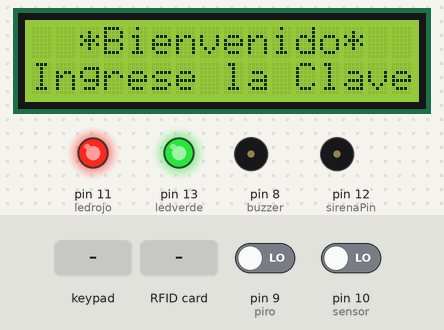
A sketch run on a simulated Arduino Mega 2560, built with avr-gcc and run on an emulated ATmega2560. On the bench: 16×2 character LCD, output pins drawn as LEDs (lit = HIGH), buzzer (waves = sounding, pin HIGH). The test bench sets the inputs (shaded band); at power-on: pin 9 (piro) LOW, pin 10 (sensor) LOW. Pins used as bus, display or sensor lines are not drawn; what the sketch prints to the serial monitor is not drawn.

Above: at 17.3 s.
17.4 s: keypad keys 1 2 A B pressed 0.4 s apart
At 20.3 s:
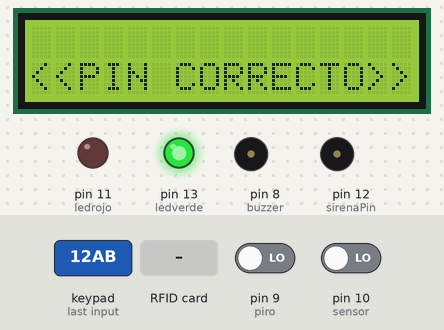
20.5 s: RFID card A6 A7 62 AC held to the reader
At 22.1 s:
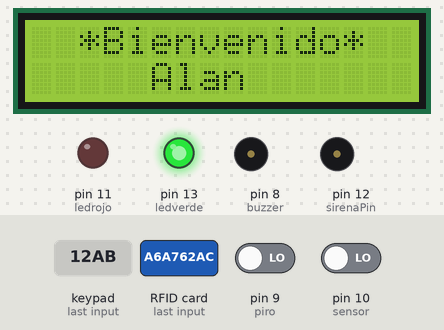
22.6 s: keypad keys * * * * * * * * pressed 0.4 s apart
At 25.6 s:
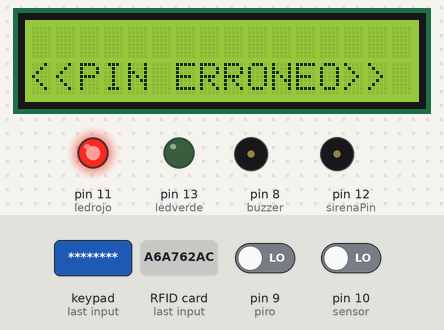
27.3 s: RFID card 72 65 C6 57 held to the reader
At 28.6 s:
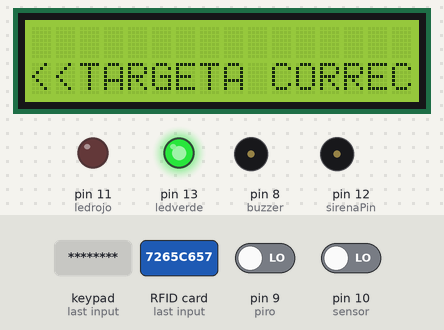
29.6 s: RFID card A7 29 D7 2B held to the reader
32.6 s: key 'C' pressed
At 34.0 s:
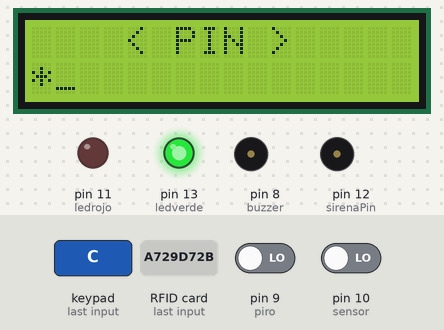
Timing chart, 0 to 35.5 s (numbered marks = the images above; inputs shaded):
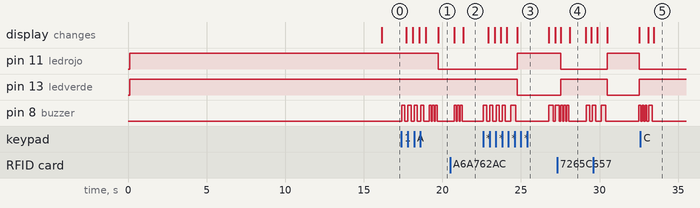

Measured:
- after the input at 17.4 s, pin 11 (ledrojo): HIGH → LOW after 2.3 s; pin 8 (buzzer): LOW → HIGH at once, → LOW 0.20 s later, → HIGH 0.21 s later, → LOW 0.20 s later, … (14 changes in this stretch); the display: first changes after 0.31 s (image 1 shows a later state)
- after the input at 20.5 s, pin 8 (buzzer): alternates HIGH for 0.12 s and LOW for 0.07 s, 6 changes in all, then stays LOW, starting after 0.26 s; the display: first differs from a run without the input after 0.84 s (image 2)
- after the input at 22.6 s, pin 11 (ledrojo): LOW → HIGH after 2.2 s; pin 13 (ledverde): HIGH → LOW after 2.2 s; pin 8 (buzzer): LOW → HIGH at once, → LOW 0.20 s later, → HIGH 0.21 s later, → LOW 0.20 s later, … (13 changes in this stretch); the display: first changes after 0.31 s (image 3 shows a later state)
- after the input at 27.3 s, pin 11 (ledrojo): HIGH → LOW after 0.23 s; pin 13 (ledverde): LOW → HIGH after 0.23 s
- after the input at 32.6 s, the display: first differs from a run without the input after 0.84 s (image 5)
- what the display in image 4 shows lasts 1.0 s, from 28.1 s to 29.1 s

The sketch:

sketch_alarma2017-2.0.ino
```cpp
/*

  -SISTEMA DE ALARMA Y MONITOREO
  -CURSO: 7MO 2DA INFORMATICA
  -PROFESOR:  IVAN NOMI
  -ESCUELA TECNICA N-1 DE PINAMAR
  -2016/2017
  -ALUMNOS: Alan Quispe Torrico, Matias Olazo, Gisela Fernandez, Jorge Neira


*/

//INCLUIMOS LAS LIBRERIAS NECESARIAS
#include <SPI.h>    //Iniciamos el Bus SPI
#include <MFRC522.h>    // Iniciamos  el MFRC522
#include <Password.h>   //Incluimos la libreria de Password
#include <Keypad.h>   //Incluimos la libreria  del Keypad
#include <LiquidCrystal.h>    //Incluimos la libreria del display


// Definimos los pines necesarios

int sirenaPin = 12;   //sirena de auto o moto
int ct = 15;    // Tiempo de calibracion para el sensor PIR
int Estadodesensor = 0;   // variable que lee el estado del sensor de apertura
int valor;    //variable que lee el estado del sensor PIR
int largocontrasena = 4;    //Largo de la contraseña para el teclado
int clicks;    //Numero de Clicks en el teclado
int estadoanterior = 0;   //el estado de la alarma si se activo o no
int intentos = 3;   //numero de intentos para ingresar la contraseña bien
int tiempoespera = 10000;    //tiempo de espera para desactivar la alarma
boolean releCam = 5;    //pin del rele de la camara IP
boolean releSiren = 4;    //pin del rele de la sirena

#define ledverde 13   //led verde para indicar alarma sin movimiento
#define ledrojo 11   //led rojo para indicar alarma detecta movimiento
#define sensor 10   //sensor/es de apertura
#define piro 9    //sensor PIR
#define buzzer 8    //buzzer para el sonido del teclado
#define RST_PIN  7    //Pin 9 para el reset del RC522 //pin 7 para  arduimo mega
#define SS_PIN  6   //Pin 10 para el SS (SDA) del RC522 //pin 6 para  arduimo mega
MFRC522 mfrc522(SS_PIN, RST_PIN); ///Creamos el objeto para el RC522


// definimos los pines del display

LiquidCrystal lcd(53, 49, 39, 37, 35, 33);
// PROTOTIPO 1 (5, 4, 11, 10, 9, 8)
//PROTOTIPO 2 (53, 49, 39, 37, 35, 33)


//Definimos la dimesión del teclado

const byte ROWS = 4;    //Cuatro Filas
const byte COLS = 4;    //Cuatro Columnas


// Definimos el Keymap o distribucion de las teclas en el teclado

char keys[ROWS][COLS] = {
  {'1', '2', '3', 'A'},
  {'4', '5', '6', 'B'},
  {'7', '8', '9', 'C'},
  {'*', '0', '#', 'D'}
};


//Definimos donde van a ir conectados los pines del teclado

byte rowPins[ROWS] = {22, 24, 26, 28};// Conectar los keypads ROW1, ROW2, ROW3 y ROW4 a esos Pines de Arduino.
byte colPins[COLS] = {30, 32, 34, 36};// Conectar los keypads COL1, COL2, COL3 y COL4 a esos Pines de Arduino.

Keypad keypad = Keypad( makeKeymap(keys), rowPins, colPins, ROWS, COLS );


//Definimos la contraseña de nuestra alarma
Password password = Password("12AB");


void setup() {

  SPI.begin();        //Iniciamos el Bus SPI
  mfrc522.PCD_Init(); // Iniciamos el MFRC522
  Serial.begin(9600); //incializamos el puerto serial en 9600 baudios

  //añadimos una instrucción para acceder a una serie de eventos
  keypad.addEventListener(keypadEvent);

  //configuramos los pines para que sean de salida o de entrada

  pinMode(ledverde, OUTPUT);   //inicializamos el led verde como una salida
  pinMode(ledrojo, OUTPUT);   //inicializamos el led rojo como una salida
  pinMode(piro, INPUT);   //inicializamos el pin del PIR como entrada
  pinMode(sensor, INPUT);   //inicializamos el pin del sensor de apertura como entrada
  pinMode(buzzer, OUTPUT);    //inicializamos el pin del buzzer como una salida
  pinMode(sirenaPin, OUTPUT);   //inicializamos el pin de la sirena como una salida
  pinMode(releCam, OUTPUT);   //inicializamos el pin del rele de la camara IP
  pinMode(releSiren, OUTPUT);    //inicializamos el pin del rele de la sirena

  //LCD

  lcd.begin(16, 2);   //inicializamos el display con el numero de filas y columnas
  lcd.clear();    //borramos el contenido que tenga el display en el momento


  //configuracion de los pines necesarios

  digitalWrite(sirenaPin, LOW);   //apagamos la sirena
  digitalWrite(releCam, false);   //apagamos el rele de la camara IP
  digitalWrite(releSiren, false);   //apagamos el rele de la sirena
  digitalWrite(ledrojo, HIGH);   //Encendemos el led rojo
  digitalWrite(ledverde, HIGH);   //Encendemos el led verde


  //Calibracion del sensor PIR

  lcd.setCursor(0, 0);    //configuramos la fila y la columna donde empiece a escribir
  lcd.print(" Calibrando.. ");    //escribimos el mensaje en el display

  Serial.println("Espere, se esta calibrando el sensor PIR....");   //escribimos por el monior serie

  for (int i = 0; i <= ct; i++)   //inicializamos un ciclo para que el sensor pueda calibrarse
  {

    Serial.print(((i * 100) / ct)); //escribimos por el monior serie
    Serial.print("% ");   //escribimos por el monior serie
    Serial.println("COMPLETADO.....");   //escribimos por el monior serie
    delay(1000);   //dejamos un tiempo de espera

  }

  Serial.println("Calibracion Completada Satisfactoriamente.");   //escribimos por el monior serie
  Serial.println("** SENSORES ACTIVOS **");   //escribimos por el monior serie

  lcd.clear();    //borramos el contenido que tenga el display en el momento

  lcd.setCursor(0, 0);   //configuramos la fila y la columna donde empiece a escribir
  lcd.print("  *Bienvenido*");    //escribimos el mensaje en el display
  lcd.setCursor(0, 1);   //configuramos la fila y la columna donde empiece a escribir
  lcd.print("Ingrese la Clave");    //escribimos el mensaje en el display

  delay(50);   //dejamos un tiempo de espera

}

byte ActualUID[4]; //almacenará el código del Tag leído
byte Alumno[4] = {0xA6, 0xA7, 0x62, 0xAC} ; //código del usuario 1 Alan
byte AlumnoB[4] = {0x72, 0x65, 0xC6, 0x57} ; //código del usuario 2 Bruno
byte Docente[4] = {0xA7, 0x29, 0xD7, 0x2B} ; //código del usuario 3

void loop() {

  keypad.getKey();

  LeoTarjeta();  //llamo a la funcion para que compare mis tarjetas

  if (estadoanterior == 1) {   //si activan la alarma...


    //delay(100000);    //se le da un minuto a la persona para cerrar la puerta

    // Lee y guarda el estado del sensor de apertura en la varibale Estadodesensor
    Estadodesensor = digitalRead(sensor);

    //lee y guarda el estado del sensor PIR en la variable valor
    valor = digitalRead(piro);


    if (valor == 1 or Estadodesensor == 1) {  //si el sensor PIR o el sensor de apertura fueron activados...


      //
      //delay(10000);    //se le da un minuto a la persona para ingresar la clave
      digitalWrite(sirenaPin, HIGH);    //Se prende la Sirena!!!!!!!!!!!!!!!
      digitalWrite(releSiren, true);    //enciende el rele de la sirena
      digitalWrite(ledverde, LOW);    //se apaga el led verde
      digitalWrite(ledrojo, HIGH);    //se enciende el led rojo que indica advertencia

      // Sensor de apertura y PIR
      if (Estadodesensor == 1)    //si el sensor de apertura fue abierto...


      {
        //digitalWrite(ledverde, LOW);
        //digitalWrite(ledverde, HIGH);
        //digitalWrite(ledrojo, HIGH);

        Serial.println(" fue activado el sensor de apertura ");   //escribimos por el monior serie
        delay(100);
        digitalWrite(buzzer, HIGH);

        while (tiempoespera > 0 and tiempoespera < 1) {

          keypad.getKey();
          tiempoespera = tiempoespera - 1;


        }


      }   //final de if (Estadodesensor == 1)...

      else    //si no se activo el sensor de apertura

      {
        digitalWrite(buzzer, LOW);


        //
        if ( valor == 1 )  //si el sensor PIR fue activado..
        {
          //
          //digitalWrite(ledverde, LOW);
          //digitalWrite(ledrojo, HIGH);

          Serial.println("Se activo el sensor PIR ");   //escribimos por el monior serie
          Serial.println(valor);

        }    //final if( valor == HIGH )...


      }    //final else de de if (Estadodesensor == 1)...


    }   //final de if (valor == HIGH or Estadodesensor == HIGH)


  }   //final if (estadoanterior==1)......


  else {  //si ponen la contraseña devuelta quieren desactivarla

    //
    //digitalWrite(ledverde, HIGH);   //se enciende el led verde
    //digitalWrite(ledrojo, LOW);    //se apaga el led rojo que indica advertencia
    digitalWrite(sirenaPin, LOW);    //Se prende la Sirena!!!!!!!!!!!!!!!
    digitalWrite(releSiren, false);   //apagamos el rele de la sirena

    estadoanterior = 0;   //ponemos el estado anterior en 0

  }

  if (intentos < 3) { //si los intentos estan en 0...

    digitalWrite(ledverde, LOW);    //se apaga el led verde
    digitalWrite(ledrojo, HIGH);    //se enciende el led rojo que indica advertencia
    digitalWrite(buzzer, HIGH);   //Se enciende el buzzer

    if (estadoanterior >= 1 and intentos <= 0) { //si el estado anterior es >=1 y los intentos son = a 0

      keypad.getKey();    //si no pones esto no te anda el teclado

    }

  }

  if (intentos <= 0) {
    delay(100000);    //Tiempo para que no se pueda acceder ninguna clave
  }

  /*
      while(intentos<3){    //mientras los intentos sean menor a 3...

        digitalWrite(ledverde, LOW);    //se apaga el led verde
        digitalWrite(ledrojo, HIGH);    //se enciende el led rojo que indica advertencia

        keypad.getKey();    //si no pones esto no te anda el teclado
        LeoTarjeta();  //llamo a la funcion para que compare mis tarjetas


      }
  */


}   //final void loop
//-------------------HASTA ACA ESTA TODO ACOMODADO------------------------------------


//----------------------------------------------------------------------FUNCIONES EXTRA
void keypadEvent(KeypadEvent eKey)
{

  switch (keypad.getState())
  {

    case PRESSED:

      //   ESTO SIRVE PARA UN SPEAKER
      int inicio;

      for ( inicio = 1; inicio <= 1; inicio++ )

      {

        digitalWrite(buzzer, HIGH);
        delay(200);
        digitalWrite(buzzer, LOW);
        delay(100);

      }


      Serial.print("Presionado: ");
      Serial.println(eKey);

      switch (eKey)

      {

        /*
          case '#':
          break;

          case '*':
          break;
        */

        default:
          clicks = clicks + 1;
          password.append(eKey);

      }

      //Serial.println(ilosc);

      if (clicks == 1)
      {

        lcd.clear();
        lcd.setCursor(1, 0);
        lcd.print("   < PIN >");
        lcd.setCursor(0, 1);
        lcd.print("*_");

      }
      if (clicks == 2)
      {

        lcd.clear();
        lcd.setCursor(1, 0);
        lcd.print("   < PIN >");
        lcd.setCursor(0, 1);
        lcd.print("**_");

      }//---------------------------------------HASTA ACA ESTA TODO ACOMODADO.---------------------
      if (clicks == 3)
      {
        lcd.clear();
        lcd.setCursor(1, 0);
        lcd.print("   < PIN >");
        lcd.setCursor(0, 1);
        lcd.print("***_");
      }
      if (clicks == 4)
      {
        lcd.clear();
        lcd.setCursor(1, 0);
        lcd.print("   < PIN >");
        lcd.setCursor(0, 1);
        lcd.print("****_");
      }
      if (clicks == 5)
      {
        lcd.clear();
        lcd.setCursor(1, 0);
        lcd.print("   < PIN >");
        lcd.setCursor(0, 1);
        lcd.print("*****_");
      }
      if (clicks == 6)
      {
        lcd.clear();
        lcd.setCursor(1, 0);
        lcd.print("   < PIN >");
        lcd.setCursor(0, 1);
        lcd.print("******_");
      }
      if (clicks == 7)
      {
        lcd.clear();
        lcd.setCursor(1, 0);
        lcd.print("   < PIN >");
        lcd.setCursor(0, 1);
        lcd.print("*******_");
      }
      if (clicks == 8)
      {
        lcd.clear();
        lcd.setCursor(1, 0);
        lcd.print("   < PIN >");
        lcd.setCursor(0, 1);
        lcd.print("********");
      }

      if (clicks == largocontrasena)
      {
        delay(250);
        checkPassword();
        clicks = 0;
      }
  }
}

void checkPassword()
{
  if (password.evaluate())
  {
    TodoOk();   //hace sonar el buzzer, renueva los intentos y pone el estado anterior en 1
    LedOk();    //aoaga el led rojo y prende el verde

    clicks = 0;
    password.reset();

    Serial.println("Correcto");

    //digitalWrite(ledrojo, HIGH);
    //digitalWrite(ledverde, LOW);

    lcd.clear();
    lcd.setCursor(0, 1);
    lcd.print("<<PIN CORRECTO>>");
    delay(1000);
    lcd.clear();
    lcd.print("     Alarma");
    lcd.setCursor(0, 1);
    lcd.print("    Activada");

    if (estadoanterior > 1) { //si ingresan devuelta la contraseña

      lcd.clear();
      lcd.print("  *Bienvenido*");

      //digitalWrite(ledrojo, LOW);
      //digitalWrite(ledverde, HIGH);


    }


    /*
        delay(2000);
        digitalWrite(ledGreen, LOW);
        digitalWrite(ledRed, HIGH);

        lcd.clear();
        lcd.setCursor(0,0);
        lcd.print("  *Bienvenido*");
        lcd.setCursor(0,1);
        lcd.print("FAVOR ENTRE PIN");
    */


  }
  else
  {
    BuzzerX();    //hace sonar el buzzer de manera negativa
    LedX();   //apaga el led verde y enciende el rojo
    // ilosc = 0;
    password.reset();

    Serial.println("Error");

    lcd.clear();
    lcd.setCursor(0, 1);
    lcd.print("<<PIN ERRONEO>>");
    delay(2000);

    Error();    //resta los intentos y muestra por pantalla que esta pasando

  }
}


void LeoTarjeta() {

  if ( mfrc522.PICC_IsNewCardPresent())    // Revisamos si hay nuevas tarjetas  presentes
  {

    //Seleccionamos una tarjeta
    if ( mfrc522.PICC_ReadCardSerial())
    {
      // Enviamos serialemente su UID
      for (byte i = 0; i < mfrc522.uid.size; i++) {
        ActualUID[i] = mfrc522.uid.uidByte[i];
      }
      //comparamos los UID para determinar si es uno de nuestros usuarios
      if (compareArray(ActualUID, Alumno)) {

        LedOk();    //aoaga el led rojo y prende el verde
        TodoOk();   //hace sonar el buzzer, renueva los intentos y pone el estado anterior en 1

        if (estadoanterior > 1) { //si ingresan devuelta la contraseña

          lcd.clear();
          Serial.println("Bienvenido");
          lcd.print("  *Bienvenido*");
          lcd.setCursor(0, 1);
          lcd.print("     Alan");


        } else {
          Serial.println("Alarma Activada");
          lcd.clear();
          lcd.setCursor(0, 1);
          lcd.print("<<TARGETA CORRECTO>>");
          delay(1000);
          lcd.clear();
          lcd.print("     Alarma");
          lcd.setCursor(0, 1);
          lcd.print("    Activada");
        }

      }
      else if (compareArray(ActualUID, Docente)) {

        LedOk();    //aoaga el led rojo y prende el verde
        TodoOk();   //hace sonar el buzzer, renueva los intentos y pone el estado anterior en 1

        if (estadoanterior > 1) { //si ingresan devuelta la contraseña

          lcd.clear();
          Serial.println("Bienvenido");
          lcd.print("  *Bienvenido*");
          lcd.setCursor(0, 1);
          lcd.print("  Profesor");
        } else {
          Serial.println("Alarma Activada");
          lcd.clear();
          lcd.setCursor(0, 1);
          lcd.print("<<TARGETA CORRECTO>>");
          delay(1000);
          lcd.clear();
          lcd.print("     Alarma");
          lcd.setCursor(0, 1);
          lcd.print("    Activada");
        }
      } else if (compareArray(ActualUID, AlumnoB)) {

        LedOk();    //aoaga el led rojo y prende el verde
        TodoOk();   //hace sonar el buzzer, renueva los intentos y pone el estado anterior en 1

        if (estadoanterior > 1) { //si ingresan devuelta la contraseña

          lcd.clear();
          Serial.println("Bienvenido");
          lcd.print("  *Bienvenido*");
          lcd.setCursor(0, 1);
          lcd.print("    Bruno");
        } else {
          Serial.println("Alarma Activada");
          lcd.clear();
          lcd.setCursor(0, 1);
          lcd.print("<<TARGETA CORRECTO>>");
          delay(1000);
          lcd.clear();
          lcd.print("     Alarma");
          lcd.setCursor(0, 1);
          lcd.print("    Activada");
        }
      }
      else {

        Serial.println("Acceso denegado...");
        LedX();   //apaga el led verde y enciende el rojo
        BuzzerX();    //hace sonar el buzzer de manera negativa
        Error();    //resta los intentos y muestra por pantalla que esta pasando
      }

      // Terminamos la lectura de la tarjeta tarjeta  actual
      mfrc522.PICC_HaltA();

    }

  }

}


//Función para comparar dos vectores
boolean compareArray(byte array1[], byte array2[]) {

  if (array1[0] != array2[0])return (false);
  if (array1[1] != array2[1])return (false);
  if (array1[2] != array2[2])return (false);
  if (array1[3] != array2[3])return (false);
  return (true);

}

void TodoOk() {
  int inicio;
  for ( inicio = 1; inicio <= 3; inicio++ )
  {
    digitalWrite(buzzer, HIGH);
    delay(120);
    digitalWrite(buzzer, LOW);
    delay(70);
  }

  intentos = 3;   //Renuevo los intentos intentos
  estadoanterior = estadoanterior + 1;    //ponemos el estado anterior en 1

}

void BuzzerX() {
  int inicio;
  for ( inicio = 1; inicio <= 1; inicio++ )
  {

    digitalWrite(buzzer, HIGH);
    delay(300);
    digitalWrite(buzzer, LOW);
    delay(100);

  }
}

void Error() {

  intentos = intentos - 1;

  lcd.clear();
  lcd.setCursor(0, 0);
  lcd.print("    *Error*");
  lcd.setCursor(0, 1);
  lcd.print("  Intentos: ");
  Serial.println(intentos);
  lcd.print(intentos);

  digitalWrite(buzzer, HIGH);

  if (intentos == 0) {

    lcd.clear();
    lcd.setCursor(0, 0);
    lcd.print("    *Alerta*");

  }
}

void LedOk() {
  digitalWrite(ledrojo, LOW);
  digitalWrite(ledverde, HIGH);
}
void LedX() {
  digitalWrite(ledverde, LOW);
  digitalWrite(ledrojo, HIGH);
}
```
